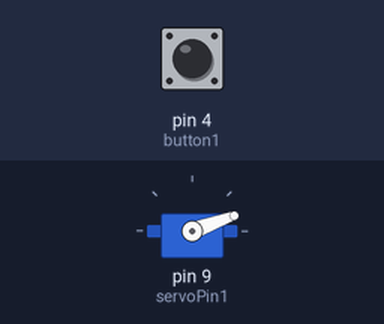
A sketch run on a simulated Arduino Uno, built with avr-gcc and run on an emulated ATmega328P. Shown: servo. Inputs (shaded band) come from the test bench; at power-on: pin 4 (button1) HIGH.

Above: at 1.2 s.
1.3 s: pin 4 (button1) pulled LOW for 0.15 s
At 1.37 s:
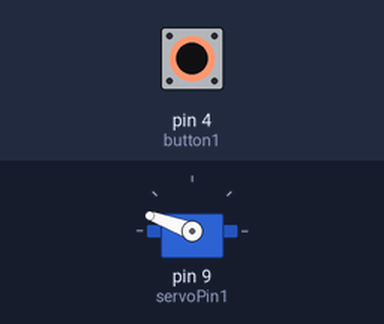
2.9 s: pin 4 (button1) pulled LOW for 3.2 s
At 6.7 s:
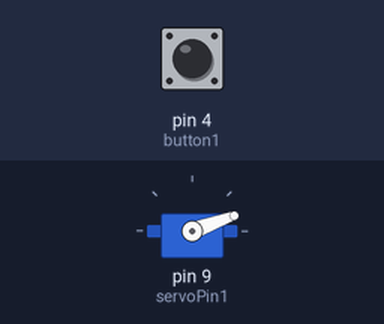
Timing chart, 0 to 8.2 s (numbered marks = the images above; inputs shaded):
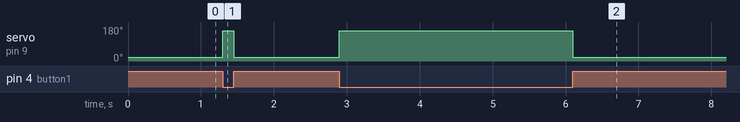

Measured:
- after the input at 1.3 s, servo on pin 9 (servoPin1): 20° → 160° at once, → 20° 0.15 s later
- after the input at 2.9 s, servo on pin 9 (servoPin1): 20° → 160° at once, → 20° 3.2 s later

The sketch:

button-controlled-servo.ino
```cpp
#include <Servo.h>

int button1 = 4;
int press1 = 0;
int servoPin1 = 9;

Servo servo1;

void setup() {
  servo1.attach(servoPin1);
  pinMode(button1, INPUT_PULLUP);
}

void loop() {
  press1 = digitalRead(button1);

  if (press1 == LOW) {
    servo1.write(160);
  }
  else {
    servo1.write(20);
  }
}
```
